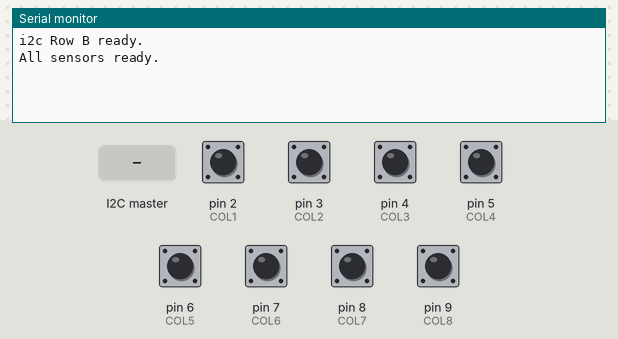
The sketch below on a simulated Arduino Uno, built with avr-gcc and run on an emulated ATmega328P. Parts: the last lines printed to the serial monitor. Inputs (shaded band) come from the test bench; at power-on: pin 2 (COL1), pin 3 (COL2), pin 4 (COL3), pin 5 (COL4), pin 6 (COL5), pin 7 (COL6), pin 8 (COL7), pin 9 (COL8) HIGH.

Above: at 1.2 s.
1.3 s: the I2C master sends the byte 1
At 2.5 s:
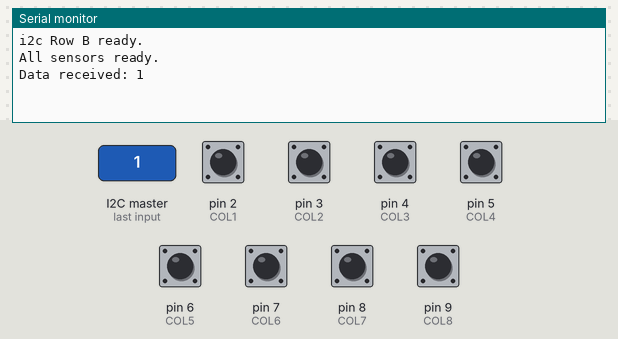
2.8 s: the I2C master sends the byte 0
At 3.9 s:
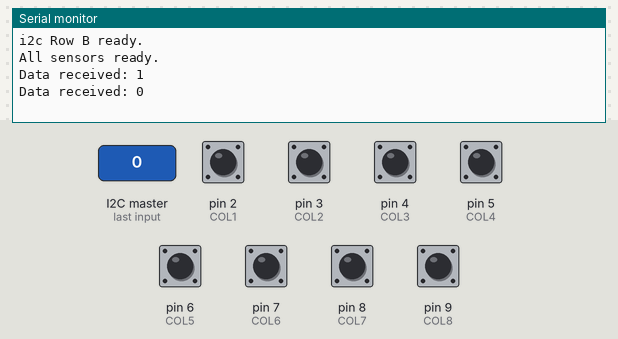

Measured:
- after the input at 1.3 s, the serial monitor: prints a new line at once (image 1)
- after the input at 2.8 s, the serial monitor: prints a new line at once (image 2)

The sketch:

rowB-state-send-changes.ino
```cpp
// Arduino Control for Row B
// Josh & Dom

#include <Wire.h>

char ROW = 'B';
int RPiInput = 0;
int changeState = -1;
#define SLAVE_ADDRESS 0x05

// define Reed switch ports
const int COL1 = 2;
const int COL2 = 3;
const int COL3 = 4;
const int COL4 = 5;
const int COL5 = 6;
const int COL6 = 7;
const int COL7 = 8;
const int COL8 = 9;

int states[8] = {1, 1, 1, 1, 1, 1, 1, 1}; // initialize states to closed

void setup() {

  Serial.begin(9600); // start serial for output
  // initialize i2c as slave
  Wire.begin(SLAVE_ADDRESS);

  // define callbacks for i2c communication
  Wire.onReceive(receiveData);
  Wire.onRequest(sendData);
  Serial.println("i2c Row " + String(ROW) + " ready.");

  // define reed switch ports
  pinMode(COL1, INPUT_PULLUP);
  pinMode(COL2, INPUT_PULLUP);
  pinMode(COL3, INPUT_PULLUP);
  pinMode(COL4, INPUT_PULLUP);
  pinMode(COL5, INPUT_PULLUP);
  pinMode(COL6, INPUT_PULLUP);
  pinMode(COL7, INPUT_PULLUP);
  pinMode(COL8, INPUT_PULLUP);
  Serial.println("All sensors ready.");
}

void receiveData(int byteCount) {
  while(Wire.available()) {
    RPiInput = Wire.read();
    // output received, print data
    Serial.println("Data received: " + String(RPiInput));
  }

  if (RPiInput == 42) {
    // check for changes
    int oldStates[8];
    for (int i = 0; i < 8; i++) {
      oldStates[i] = states[i];
    }
    // update states
    setStates();
    // set change state to default, no changes
    changeState = 42;
    for (int i = 0; i < 8; i++) {
      if (oldStates[i] != states[i]) {
        Serial.println("Change detected in column " + String(i + 1));
        if (changeState != 42) {
          // there has been a change, erase other changes (can only send one at a time)
          states[i] = oldStates[i];
        } else {
          changeState = i; // 0-7 scale
        }
      }
    }
  } else {
    // RPi is requesting a specific row state
    setStates();
    changeState = states[RPiInput];
  }
  // states updated, if any changes only one reflected.
  // send back changeState

  // RPiInput stores desired column, update data and send

}

void sendData() {
  // send back row that changed (or -1 if no changes)
  Wire.write(changeState);
  //int index = RPiInput - 1;
  //Wire.write(states[index]);
}

// Arduino side only:
void loop() {
  // set states of reed switches
  //setStates();
  //getStates();
  delay(1);
  //detectChange();
}

void getStates() {
  for (int i = 0; i < 8; i++) {
    if (states[i] == LOW) {
      Serial.println("Switch " + String(i + 1) + " activated");
    }
  }
}

void detectChange() {
  int oldStates[8];
  for (int i = 0; i < 8; i++) {
    oldStates[i] = states[i];
  }
  // update states
  setStates();
  // detect change
  for (int i = 0; i < 8; i++) {
    if (oldStates[i] != states[i]) {
      if (states[i] == LOW) {
        Serial.println("Switch " + String(i + 1) + " activated.");
      } else {
        Serial.println("Switch " + String(i + 1) + " deactivated.");
      }
    }
  }
}

void setStates() {
  states[0] = digitalRead(COL1);
  states[1] = digitalRead(COL2);
  states[2] = digitalRead(COL3);
  states[3] = digitalRead(COL4);
  states[4] = digitalRead(COL5);
  states[5] = digitalRead(COL6);
  states[6] = digitalRead(COL7);
  states[7] = digitalRead(COL8);
}
```
